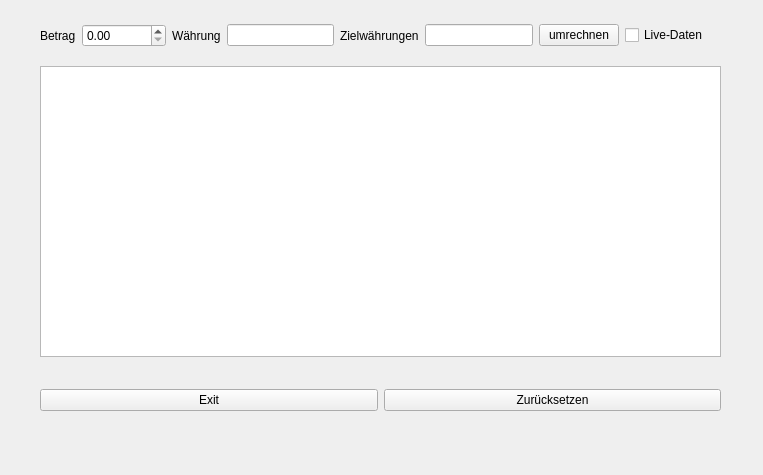
<?xml version="1.0" encoding="UTF-8"?>
<ui version="4.0">
 <class>Form</class>
 <widget class="QWidget" name="Form">
  <property name="geometry">
   <rect>
    <x>0</x>
    <y>0</y>
    <width>763</width>
    <height>475</height>
   </rect>
  </property>
  <property name="maximumSize">
   <size>
    <width>16777182</width>
    <height>16777215</height>
   </size>
  </property>
  <property name="windowTitle">
   <string>Form</string>
  </property>
  <property name="autoFillBackground">
   <bool>false</bool>
  </property>
  <widget class="QWidget" name="horizontalLayoutWidget">
   <property name="geometry">
    <rect>
     <x>40</x>
     <y>360</y>
     <width>681</width>
     <height>80</height>
    </rect>
   </property>
   <layout class="QHBoxLayout" name="horizontalLayout">
    <item>
     <widget class="QPushButton" name="pushButton_2">
      <property name="text">
       <string>Exit</string>
      </property>
     </widget>
    </item>
    <item>
     <widget class="QPushButton" name="pushButton">
      <property name="text">
       <string>Zurücksetzen</string>
      </property>
     </widget>
    </item>
   </layout>
  </widget>
  <widget class="QWidget" name="horizontalLayoutWidget_2">
   <property name="geometry">
    <rect>
     <x>40</x>
     <y>10</y>
     <width>681</width>
     <height>51</height>
    </rect>
   </property>
   <layout class="QHBoxLayout" name="horizontalLayout_2">
    <item>
     <widget class="QLabel" name="label_2">
      <property name="text">
       <string>Betrag</string>
      </property>
     </widget>
    </item>
    <item>
     <widget class="QDoubleSpinBox" name="doubleSpinBox">
      <property name="maximum">
       <double>99990000.000000000000000</double>
      </property>
     </widget>
    </item>
    <item>
     <widget class="QLabel" name="label_3">
      <property name="text">
       <string>Währung</string>
      </property>
     </widget>
    </item>
    <item>
     <widget class="QLineEdit" name="lineEdit_2">
      <property name="maxLength">
       <number>11</number>
      </property>
     </widget>
    </item>
    <item>
     <widget class="QLabel" name="label_4">
      <property name="text">
       <string>Zielwährungen</string>
      </property>
     </widget>
    </item>
    <item>
     <widget class="QLineEdit" name="lineEdit">
      <property name="maxLength">
       <number>11</number>
      </property>
     </widget>
    </item>
    <item>
     <widget class="QPushButton" name="pushButton_3">
      <property name="text">
       <string>umrechnen</string>
      </property>
     </widget>
    </item>
    <item>
     <widget class="QCheckBox" name="checkBox">
      <property name="autoFillBackground">
       <bool>true</bool>
      </property>
      <property name="text">
       <string>Live-Daten</string>
      </property>
     </widget>
    </item>
    <item>
     <widget class="QLabel" name="label">
      <property name="text">
       <string/>
      </property>
     </widget>
    </item>
   </layout>
  </widget>
  <widget class="QTextEdit" name="textEdit">
   <property name="geometry">
    <rect>
     <x>40</x>
     <y>66</y>
     <width>681</width>
     <height>291</height>
    </rect>
   </property>
  </widget>
 </widget>
 <resources/>
 <connections>
  <connection>
   <sender>pushButton</sender>
   <signal>clicked()</signal>
   <receiver>lineEdit_2</receiver>
   <slot>clear()</slot>
   <hints>
    <hint type="sourcelabel">
     <x>719</x>
     <y>413</y>
    </hint>
    <hint type="destinationlabel">
     <x>332</x>
     <y>46</y>
    </hint>
   </hints>
  </connection>
  <connection>
   <sender>pushButton</sender>
   <signal>clicked()</signal>
   <receiver>doubleSpinBox</receiver>
   <slot>clear()</slot>
   <hints>
    <hint type="sourcelabel">
     <x>719</x>
     <y>413</y>
    </hint>
    <hint type="destinationlabel">
     <x>184</x>
     <y>46</y>
    </hint>
   </hints>
  </connection>
  <connection>
   <sender>pushButton</sender>
   <signal>clicked()</signal>
   <receiver>lineEdit</receiver>
   <slot>clear()</slot>
   <hints>
    <hint type="sourcelabel">
     <x>719</x>
     <y>413</y>
    </hint>
    <hint type="destinationlabel">
     <x>512</x>
     <y>46</y>
    </hint>
   </hints>
  </connection>
 </connections>
</ui>
